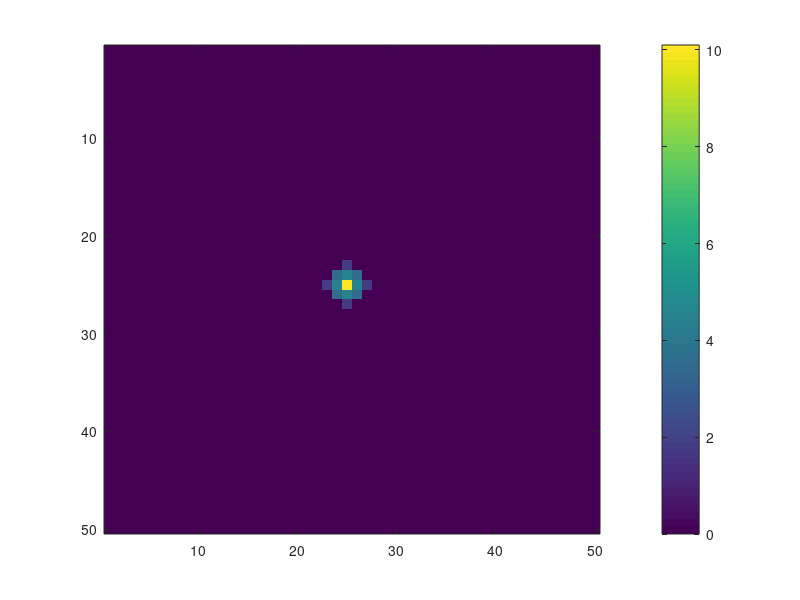

MATLAB code for this plot:
%%%%%%%%%%%%%%%%%%%%%%%%%%%%%%%%%%%%%%%%%%%%%%%%%%%%%%%%
%%% Solving 2D diffusion equation using FTCS scheme  %%%
%%% with homogeneous Dirichlet boundary conditions   %%%
%%%%%%%%%%%%%%%%%%%%%%%%%%%%%%%%%%%%%%%%%%%%%%%%%%%%%%%%

clear
%close all

N = 50;  dx = 1;  dy = 1;  % Ndx x Ndy grid
tstart = 0;  dt = 0.1;  tend = 2 * dt; % time interval
tsteps = floor((tend-tstart)/dt);
D = 1.9;  % diffusion constant
decay = 0.0; % percent to decay at each timestep
ax = D * dt / dx^2;
ay = D * dt / dy^2;

% initial conditions
u = zeros(N, N);
u(25, 25) = 50;

for t = 1:tsteps
    ut = zeros(N, N);
    for i = 1:N
       for j = 1:N
           if (i == 1 || i == N || j == 1 || j == N)  % BCs
               ut(i,j) = 0;
           else  % interior point
               ut(i,j) = u(i,j) + ax*(u(i,j-1)-2*u(i,j)+u(i,j+1)) + ...
                                  ay*(u(i-1,j)-2*u(i,j)+u(i+1,j));
           end
       end
    end
    
    % Reassign new concentrations to original
    for i = 1:N
        for j = 1:N
            u(i,j) = (1 - dt * decay) * ut(i,j);
        end
    end
end

figure(2)
imagesc(u)
colorbar
drawnow